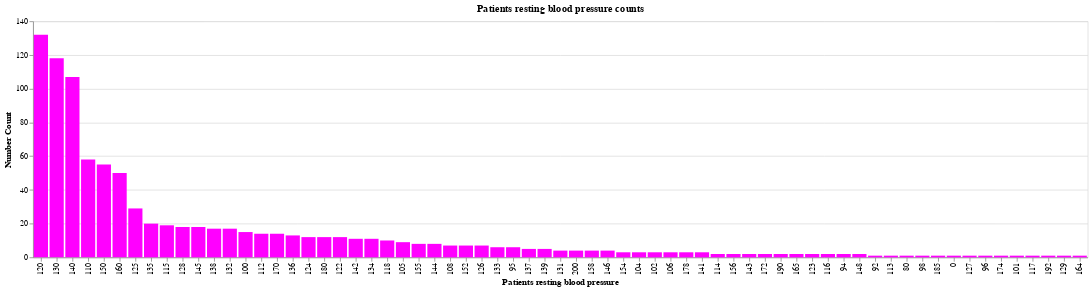

The code cell stored with this chart in its notebook:
### Code cell
#Figure 4: Patients resting blood pressure counts.
plot_chart4= plot_value_counts(hf_pred, 'RestingBP', color='magenta', title="Patients resting blood pressure counts",
                               x_title= 'Patients resting blood pressure')
plot_chart4

### Figure 1 — Vega-Lite specification as saved in the notebook (floating-point values rounded to 4 significant figures)
{"config": {"view": {"continuousWidth": 300, "continuousHeight": 300}}, "data": {"name": "data-4846adb2e7feb7b2504175174c295322"}, "mark": {"type": "bar", "color": "magenta"}, "encoding": {"x": {"field": "RestingBP", "sort": "-y", "title": "Patients resting blood pressure", "type": "nominal"}, "y": {"field": "Count", "title": "Number Count", "type": "quantitative"}}, "title": "Patients resting blood pressure counts", "$schema": "https://vega.github.io/schema/vega-lite/v5.20.1.json", "datasets": {"data-4846adb2e7feb7b2504175174c295322": [{"RestingBP": 120, "Count": 132}, {"RestingBP": 130, "Count": 118}, {"RestingBP": 140, "Count": 107}, {"RestingBP": 110, "Count": 58}, {"RestingBP": 150, "Count": 55}, {"RestingBP": 160, "Count": 50}, {"RestingBP": 125, "Count": 29}, {"RestingBP": 135, "Count": 20}, {"RestingBP": 115, "Count": 19}, {"RestingBP": 128, "Count": 18}, {"RestingBP": 145, "Count": 18}, {"RestingBP": 138, "Count": 17}, {"RestingBP": 132, "Count": 17}, {"RestingBP": 100, "Count": 15}, {"RestingBP": 112, "Count": 14}, {"RestingBP": 170, "Count": 14}, {"RestingBP": 136, "Count": 13}, {"RestingBP": 124, "Count": 12}, {"RestingBP": 180, "Count": 12}, {"RestingBP": 122, "Count": 12}, {"RestingBP": 142, "Count": 11}, {"RestingBP": 134, "Count": 11}, {"RestingBP": 118, "Count": 10}, {"RestingBP": 105, "Count": 9}, {"RestingBP": 155, "Count": 8}, {"RestingBP": 144, "Count": 8}, {"RestingBP": 108, "Count": 7}, {"RestingBP": 152, "Count": 7}, {"RestingBP": 126, "Count": 7}, {"RestingBP": 133, "Count": 6}, {"RestingBP": 95, "Count": 6}, {"RestingBP": 137, "Count": 5}, {"RestingBP": 139, "Count": 5}, {"RestingBP": 131, "Count": 4}, {"RestingBP": 200, "Count": 4}, {"RestingBP": 158, "Count": 4}, {"RestingBP": 146, "Count": 4}, {"RestingBP": 154, "Count": 3}, {"RestingBP": 104, "Count": 3}, {"RestingBP": 102, "Count": 3}, {"RestingBP": 106, "Count": 3}, {"RestingBP": 178, "Count": 3}, {"RestingBP": 141, "Count": 3}, {"RestingBP": 114, "Count": 2}, {"RestingBP": 156, "Count": 2}, {"RestingBP": 143, "Count": 2}, {"RestingBP": 172, "Count": 2}, {"RestingBP": 190, "Count": 2}, {"RestingBP": 165, "Count": 2}, {"RestingBP": 123, "Count": 2}, {"RestingBP": 116, "Count": 2}, {"RestingBP": 94, "Count": 2}, {"RestingBP": 148, "Count": 2}, {"RestingBP": 92, "Count": 1}, {"RestingBP": 113, "Count": 1}, {"RestingBP": 80, "Count": 1}, {"RestingBP": 98, "Count": 1}, {"RestingBP": 185, "Count": 1}, {"RestingBP": 0, "Count": 1}, {"RestingBP": 127, "Count": 1}, {"RestingBP": 96, "Count": 1}, {"RestingBP": 174, "Count": 1}, {"RestingBP": 101, "Count": 1}, {"RestingBP": 117, "Count": 1}, {"RestingBP": 192, "Count": 1}, {"RestingBP": 129, "Count": 1}, {"RestingBP": 164, "Count": 1}]}}
